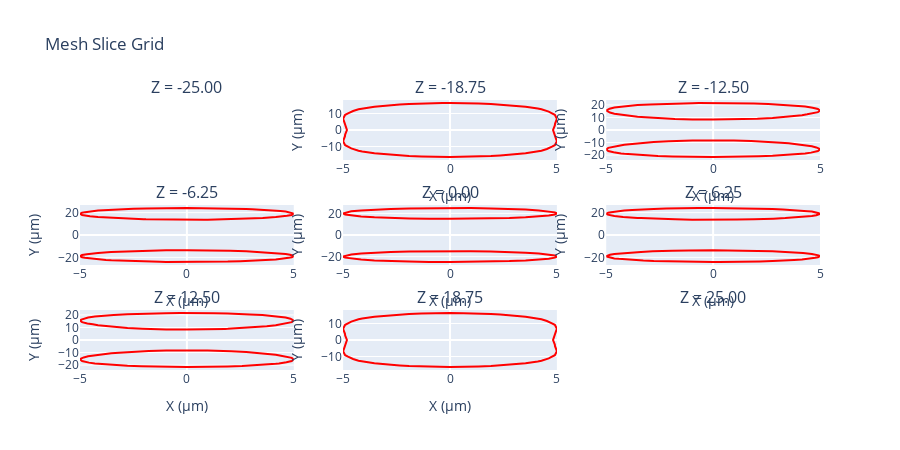

Write notebook code for a chart like this one.
### Markdown cell above
## Slice Grid View

### Code cell
torus.visualize_mesh_slice_grid()
